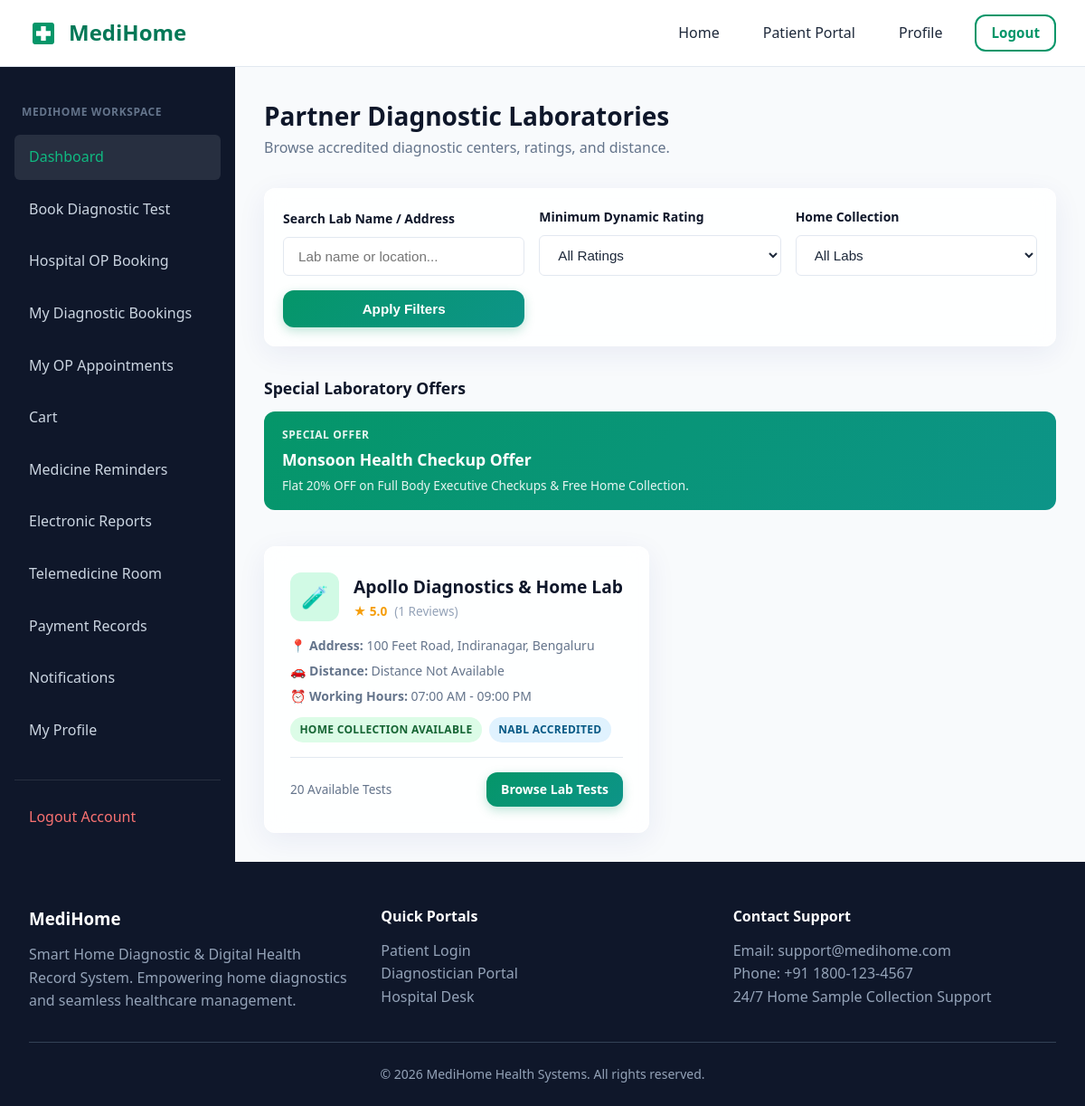
Screenshot of /patients/labs/search/ (signed in) with the database file from the repository.
### payments/models.py (models this page shows, shortened)
class Offer(models.Model):
    title = models.CharField(max_length=150)
    description = models.TextField()
    discount_percentage = models.DecimalField(max_digits=5, decimal_places=2, default=10.00)
    banner = models.ImageField(upload_to='offer_banners/', blank=True, null=True)
    valid_until = models.DateField()
    is_active = models.BooleanField(default=True)

### diagnostics/models.py (models this page shows, shortened)
class DiagnosticianProfile(models.Model):
    user = models.OneToOneField(settings.AUTH_USER_MODEL, on_delete=models.CASCADE, related_name='diagnostician_profile')
    lab_name = models.CharField(max_length=150)
    owner_name = models.CharField(max_length=100)
    license_number = models.CharField(max_length=50)
    gst_number = models.CharField(max_length=50)
    nabl_accredited = models.BooleanField(default=False)
    working_hours = models.CharField(max_length=100, default='08:00 AM - 08:00 PM')
    address = models.TextField()
    latitude = models.DecimalField(max_digits=9, decimal_places=6, blank=True, null=True)
    longitude = models.DecimalField(max_digits=9, decimal_places=6, blank=True, null=True)
    logo = models.ImageField(upload_to='lab_logos/', blank=True, null=True)
    is_home_collection_available = models.BooleanField(default=True)
    is_approved_by_admin = models.BooleanField(default=False)
    created_at = models.DateTimeField(auto_now_add=True)
    def get_average_rating(self):
        from adminpanel.models import Review
        avg = Review.objects.filter(target_type='LAB', target_id=self.id).aggregate(Avg('rating'))['rating__avg']
        return round(avg, 1) if avg else 0.0
    def get_total_reviews(self):
        from adminpanel.models import Review
        return Review.objects.filter(target_type='LAB', target_id=self.id).count()
    def calculate_distance(self, user_lat, user_lng):
        if not self.latitude or not self.longitude or user_lat is None or user_lng is None:
            return "Distance Not Available"

### patients/views.py (the view)
# urls.py: path('labs/search/', views.lab_search_view, name='lab_search'),
@patient_required
def lab_search_view(request):
    query = request.GET.get('q', '').strip()
    min_rating = request.GET.get('rating', '')
    home_collection_only = request.GET.get('home_collection', '') == '1'
    labs = DiagnosticianProfile.objects.filter(is_approved_by_admin=True)
    if query:
        labs = labs.filter(Q(lab_name__icontains=query) | Q(address__icontains=query))
    if home_collection_only:
        labs = labs.filter(is_home_collection_available=True)
    lab_list = []
    user_lat = request.user.latitude
    user_lng = request.user.longitude
    for lab in labs:
        avg_rating = lab.get_average_rating()
        total_reviews = lab.get_total_reviews()
        distance_str = lab.calculate_distance(user_lat, user_lng)
        if min_rating and avg_rating < float(min_rating):
            continue
        lab_list.append({
            'profile': lab,
            'avg_rating': avg_rating,
            'total_reviews': total_reviews,
            'distance': distance_str,
            'test_count': lab.tests.count()
        })
    active_offers = Offer.objects.filter(is_active=True)
    return render(request, 'patients/lab_search.html', {
        'labs': lab_list,
        'query': query,
        'min_rating': min_rating,
        'home_collection_only': home_collection_only,
        'offers': active_offers
    })

### accounts/models.py (called while the page is built)
    def is_patient(self):
        return self.role == self.Role.PATIENT

### templates/patients/lab_search.html (shortened to what this page needs)
{% extends 'dashboard_base.html' %}
{% block dashboard_content %}
<div class="dashboard-header">
    <div>
        <h2 style="font-size: 1.75rem; color: var(--dark);">Partner Diagnostic Laboratories</h2>
        <p style="color: var(--text-secondary);">Browse accredited diagnostic centers, ratings, and distance.</p>
    </div>
</div>
<div class="glass-card" style="margin-bottom: 2rem; padding: 1.25rem;">
    <form method="GET" action="." style="display: grid; grid-template-columns: repeat(auto-fit, minmax(200px, 1fr)); gap: 1rem; align-items: flex-end;">
        <div>
            <label class="form-label">Search Lab Name / Address</label>
            <input type="text" name="q" value="{{ query }}" class="form-control" placeholder="Lab name or location...">
        </div>
        <div>
            <label class="form-label">Minimum Dynamic Rating</label>
            <select name="rating" class="form-control">
                <option value="">All Ratings</option>
            </select>
        </div>
        <div>
            <label class="form-label">Home Collection</label>
            <select name="home_collection" class="form-control">
                <option value="">All Labs</option>
            </select>
        </div>
        <div>
            <button type="submit" class="btn btn-primary" style="width: 100%;">Apply Filters</button>
        </div>
    </form>
</div>
{% if offers %}
<div style="margin-bottom: 2rem;">
    <h3 style="font-size: 1.1rem; color: var(--dark); margin-bottom: 0.75rem;">Special Laboratory Offers</h3>
    <div style="display: flex; gap: 1rem; overflow-x: auto; padding-bottom: 0.5rem;">
        {% for offer in offers %}
        <div style="background: linear-gradient(135deg, #059669 0%, #0d9488 100%); color: var(--white); padding: 1rem 1.25rem; border-radius: var(--radius-md); min-width: 280px; flex: 1;">
            <div style="font-size: 0.75rem; text-transform: uppercase; letter-spacing: 0.05em; font-weight: 700; opacity: 0.9;">Special Offer</div>
            <div style="font-size: 1.1rem; font-weight: 800; margin: 0.25rem 0;">{{ offer.title }}</div>
            <div style="font-size: 0.85rem; opacity: 0.9;">{{ offer.description }}</div>
        </div>
        {% endfor %}
    </div>
</div>
{% endif %}
<div style="display: grid; grid-template-columns: repeat(auto-fill, minmax(320px, 1fr)); gap: 1.5rem;">
    {% for item in labs %}
    <div class="glass-card" style="display: flex; flex-direction: column; justify-content: space-between;">
        <div>
            <div style="display: flex; align-items: center; gap: 1rem; margin-bottom: 1rem;">
                <div style="width: 54px; height: 54px; border-radius: 12px; background: var(--primary-light); color: var(--primary); display: flex; align-items: center; justify-content: center; font-size: 1.5rem; font-weight: bold; flex-shrink: 0;">
                    {% if item.profile.logo %}
                        <img src="{{ item.profile.logo.url }}" alt="Logo" style="width: 100%; height: 100%; border-radius: 12px; object-fit: cover;">
                    {% else %}
                        🧪
                    {% endif %}
                </div>
                <div>
                    <h3 style="font-size: 1.2rem; color: var(--dark); font-weight: 700;">{{ item.profile.lab_name }}</h3>
                    <div style="display: flex; align-items: center; gap: 0.5rem; font-size: 0.85rem;">
                        <span style="color: #f59e0b; font-weight: 700;">★ {{ item.avg_rating }}</span>
                        <span style="color: var(--text-muted);">({{ item.total_reviews }} Reviews)</span>
                    </div>
                </div>
            </div>
            <div style="font-size: 0.875rem; color: var(--text-secondary); margin-bottom: 0.75rem; display: flex; flex-direction: column; gap: 0.35rem;">
                <div>📍 <strong>Address:</strong> {{ item.profile.address|truncatechars:60 }}</div>
                <div>🚗 <strong>Distance:</strong> {{ item.distance }}</div>
                <div>⏰ <strong>Working Hours:</strong> {{ item.profile.working_hours }}</div>
            </div>
            <div style="display: flex; gap: 0.5rem; flex-wrap: wrap; margin-bottom: 1rem;">
                {% if item.profile.is_home_collection_available %}
                    <span class="badge badge-success">Home Collection Available</span>
                {% endif %}
                {% if item.profile.nabl_accredited %}
                    <span class="badge badge-info">NABL Accredited</span>
                {% endif %}
            </div>
        </div>
        <div style="border-top: 1px solid var(--border); padding-top: 1rem; display: flex; justify-content: space-between; align-items: center;">
            <span style="font-size: 0.85rem; color: var(--text-secondary);">{{ item.test_count }} Available Tests</span>
            <a href="{% url 'patients:diagnostic_search' %}?q={{ item.profile.lab_name|urlencode }}" class="btn btn-primary" style="padding: 0.5rem 1rem; font-size: 0.875rem;">
                Browse Lab Tests
            </a>
        </div>
    </div>
    {% empty %}
    <div class="glass-card" style="grid-column: 1 / -1; text-align: center; padding: 3rem;">
        <h3 style="color: var(--text-secondary);">No laboratories matched your search filters.</h3>
        <p style="color: var(--text-muted);">Try clearing search parameters or adjusting rating threshold.</p>
    </div>
    {% endfor %}
</div>
{% endblock %}

### static/css/style.css (style rules this page uses)
:root { --primary: #059669; --primary-hover: #047857; --primary-light: #d1fae5; --secondary: #0d9488; --accent: #10b981; --dark: #0f172a; --dark-surface: #1e293b; --text-primary: #1e293b; --text-secondary: #64748b; --text-muted: #94a3b8; --bg-light: #f8fafc; --white: #ffffff; --border: #e2e8f0; --shadow-sm: 0 1px 2px 0 rgba(0, 0, 0, 0.05); --shadow-md: 0 4px 6px -1px rgba(0, 0, 0, 0.1), 0 2px 4px -1px rgba(0, 0, 0, 0.06); --shadow-lg: 0 10px 15px -3px rgba(0, 0, 0, 0.1), 0 4px 6px -2px rgba(0, 0, 0, 0.05); --glass-bg: rgba(255, 255, 255, 0.85); --glass-border: rgba(255, 255, 255, 0.6); --glass-shadow: 0 8px 32px 0 rgba(31, 38, 135, 0.07); --radius-sm: 6px; --radius-md: 12px; --radius-lg: 20px; --transition: all 0.25s cubic-bezier(0.4, 0, 0.2, 1); }
* { margin: 0; padding: 0; box-sizing: border-box; }
body { font-family: system-ui, -apple-system, BlinkMacSystemFont, 'Segoe UI', Roboto, Oxygen, Ubuntu, Cantarell, 'Open Sans', 'Helvetica Neue', sans-serif; background-color: var(--bg-light); color: var(--text-primary); line-height: 1.6; min-height: 100vh; display: flex; flex-direction: column; }
a { color: var(--primary); text-decoration: none; transition: var(--transition); }
.glass-card { background: var(--glass-bg); backdrop-filter: blur(12px); -webkit-backdrop-filter: blur(12px); border: 1px solid var(--glass-border); box-shadow: var(--glass-shadow); border-radius: var(--radius-md); padding: 1.75rem; transition: var(--transition); }
.btn { display: inline-flex; align-items: center; justify-content: center; gap: 0.5rem; padding: 0.75rem 1.5rem; font-size: 0.95rem; font-weight: 600; border-radius: var(--radius-md); border: none; cursor: pointer; transition: var(--transition); }
.btn-primary { background: linear-gradient(135deg, var(--primary) 0%, var(--secondary) 100%); color: var(--white); box-shadow: 0 4px 12px rgba(5, 150, 105, 0.25); }

### static/css/components.css (style rules this page uses)
.badge { display: inline-block; padding: 0.25rem 0.65rem; font-size: 0.75rem; font-weight: 700; border-radius: 9999px; text-transform: uppercase; letter-spacing: 0.025em; }
.badge-success { background: #dcfce7; color: #166534; }
.badge-info { background: #e0f2fe; color: #075985; }
.form-label { display: block; font-size: 0.875rem; font-weight: 600; margin-bottom: 0.5rem; color: var(--dark); }
.form-control { width: 100%; padding: 0.75rem 1rem; font-size: 0.95rem; border: 1px solid var(--border); border-radius: var(--radius-sm); background: var(--white); color: var(--text-primary); transition: var(--transition); }

### static/css/dashboard.css (style rules this page uses)
.dashboard-header { display: flex; justify-content: space-between; align-items: center; margin-bottom: 2rem; }

### rows the page displays
Offer: title "Monsoon Health Checkup Offer", description "Flat 20% OFF on Full Body Executive Checkups & Free Home Collection."
DiagnosticianProfile: profile.lab_name "Apollo Diagnostics & Home Lab", avg_rating "5.0", total_reviews "1", profile.address "100 Feet Road, Indiranagar, Bengaluru", distance "Distance Not Available", profile.working_hours "07:00 AM - 09:00 PM", is_home_collection_available "HOME COLLECTION AVAILABLE", nabl_accredited "NABL ACCREDITED", test_count "20"
